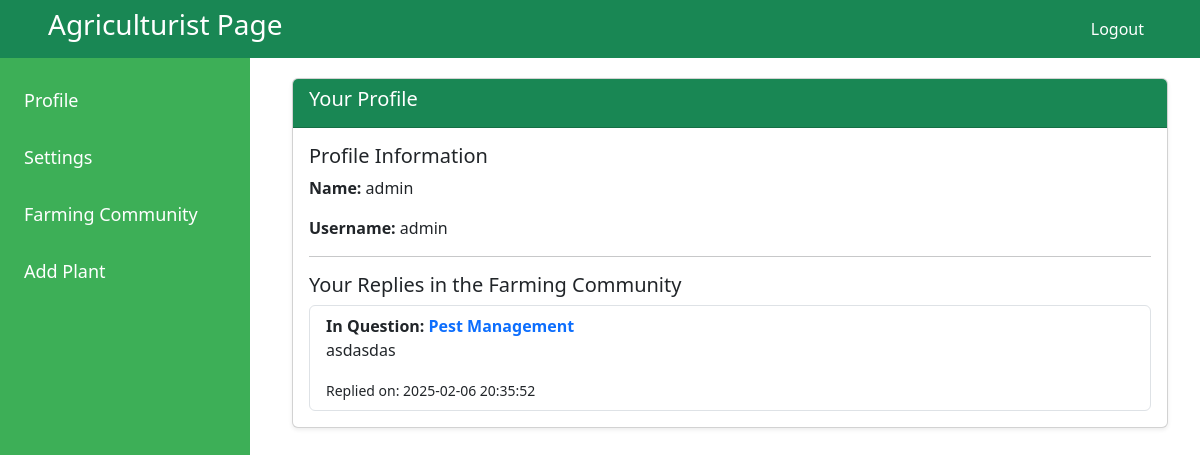
Screenshot of /php/Admin/agriculturistpage.php (signed in) with the database file from the repository.
### tables this page shows
CREATE TABLE `users` (
  `user_id` int(11) NOT NULL,
  `name` varchar(100) NOT NULL,
  `username` varchar(100) NOT NULL,
  `password` varchar(255) NOT NULL,
  `role` enum('student','admin','agriculturist') NOT NULL,
  `date_created` timestamp NOT NULL DEFAULT current_timestamp(),
  `status` varchar(10) DEFAULT 'active'
);

CREATE TABLE `reply` (
  `reply_id` int(11) NOT NULL,
  `question_id` int(11) NOT NULL,
  `user_id` int(11) NOT NULL,
  `body` text NOT NULL,
  `created_at` datetime DEFAULT current_timestamp(),
  `updated_at` datetime DEFAULT NULL
);

CREATE TABLE `questions` (
  `question_id` int(11) NOT NULL,
  `user_id` int(11) NOT NULL,
  `title` varchar(255) NOT NULL,
  `body` text NOT NULL,
  `created_at` datetime DEFAULT current_timestamp(),
  `updated_at` datetime DEFAULT NULL
);

### php/Admin/agriculturistpage.php (the view, shortened to what this page needs)
<?php
    include '../connection.php';
    $sql = "SELECT * FROM users WHERE user_id = {$_SESSION['user_id']}";
    $result = $conn->query($sql);
    if ($result->num_rows > 0) {
        $user = $result->fetch_assoc();
    } else {
        echo "User details not found.";
        exit();
    }
    $reply_sql = "SELECT r.*, q.title FROM reply r
                  JOIN questions q ON r.question_id = q.question_id
                  WHERE r.user_id = {$_SESSION['user_id']} ORDER BY r.created_at DESC";
    $reply_result = $conn->query($reply_sql);
    $active_section = isset($_GET['section']) ? $_GET['section'] : 'profile';
?>
<!DOCTYPE html>
<html lang="en">
<head>
    <link rel="stylesheet" href="https://cdn.jsdelivr.net/npm/bootstrap@5.3.3/dist/css/bootstrap.min.css">
</head>
<body>
    <nav class="navbar navbar-expand-lg sticky-top px-5 bg-success text-white">
        <div class="collapse navbar-collapse" id="navbarNav">
            <h3 class="text-white">Agriculturist Page</h3>
            <ul class="navbar-nav ms-auto">
                <li class="nav-item">
                    <a class="nav-link ps-4 text-white" href="../logout.php">Logout</a>
                </li>
            </ul>
        </div>
    </nav>
    <div class="sidebar pt-5 d-flex flex-column">
        <div class="flex-grow-1">
            <a class="nav-link ps-4 mt-4 text-white" href="agriculturistpage.php?section=profile">Profile</a>
            <a class="nav-link ps-4 text-white" href="agriculturistpage.php?section=settings">Settings</a>
            <a class="nav-link ps-4 text-white" href="../Forum/community.php">Farming Community</a>
            <a class="nav-link ps-4 text-white" href="agriculturistpage.php?section=add-plant">Add Plant</a>
        </div>
    </div>
    <div class="main-content">
        <div class="container">
            <?php if ($active_section == 'profile'): ?>
                <div class="card shadow-sm mb-2">
                    <div class="card-header bg-success text-white">
                        <h5>Your Profile</h5>
                    </div>
                    <div class="card-body">
                        <h5>Profile Information</h5>
                        <p><strong>Name:</strong> <?php echo htmlspecialchars($user['name']); ?></p>
                        <p><strong>Username:</strong> <?php echo htmlspecialchars($user['username']); ?></p>
                        <hr>
                        <h5>Your Replies in the Farming Community</h5>
                        <?php if ($reply_result->num_rows > 0): ?>
                            <ul class="list-group">
                                <?php while ($reply = $reply_result->fetch_assoc()): ?>
                                    <li class="list-group-item">
                                        <strong>In Question:
                                            <a href="../Forum/thread.php?id=<?php echo $reply['question_id']; ?>" class="text-decoration-none">
                                                <?php echo htmlspecialchars($reply['title']); ?>
                                            </a>
                                        </strong>
                                        <p><?php echo htmlspecialchars($reply['body']); ?></p>
                                        <small>Replied on: <?php echo $reply['created_at']; ?></small>
                                    </li>
                                <?php endwhile; ?>
                            </ul>
                        <?php else: ?>
                            <p>No replies found.</p>
                        <?php endif; ?>
                    </div>
                </div>
            <?php endif; ?>
        </div>
    </div>
</body>
</html>

### php/Admin/agriculturistpage.php (style rules this page uses)
.sidebar { height: 100%; width: 250px; position: fixed; top: 0; left: 0; background-color: rgba(40, 167, 69, .9); padding-top: 20px; }
.sidebar a { padding: 15px; text-decoration: none; font-size: 18px; color: black; display: block; }
.main-content { margin-left: 260px; padding: 20px; }

### rows the page displays
users: name "admin", username "admin"
reply: question.title "Pest Management", body "asdasdas", created_at "2025-02-06 20:35:52"
